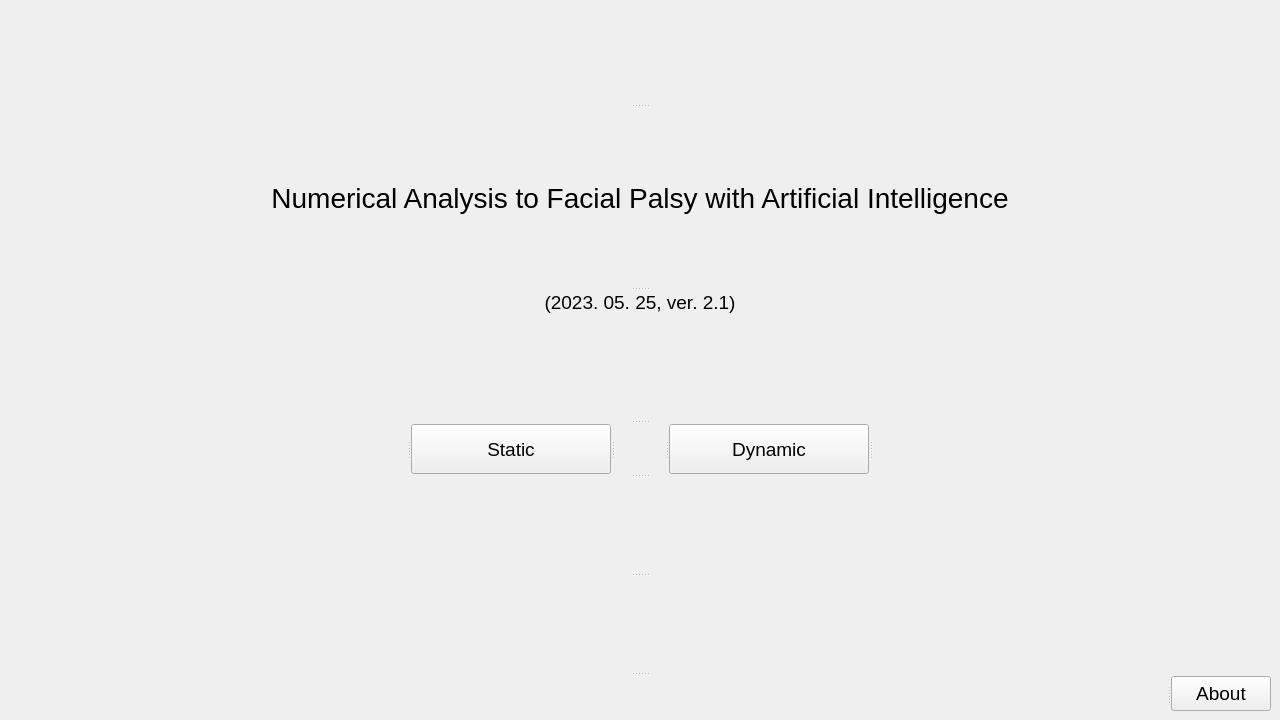
<?xml version="1.0" encoding="UTF-8"?>
<ui version="4.0">
 <class>MainWindow</class>
 <widget class="QMainWindow" name="MainWindow">
  <property name="geometry">
   <rect>
    <x>0</x>
    <y>0</y>
    <width>1280</width>
    <height>720</height>
   </rect>
  </property>
  <property name="windowTitle">
   <string>NAFPAI ver 2.1</string>
  </property>
  <property name="styleSheet">
   <string notr="true"/>
  </property>
  <widget class="QWidget" name="centralwidget">
   <layout class="QGridLayout" name="gridLayout">
    <item row="0" column="0">
     <widget class="QSplitter" name="splitter_2">
      <property name="orientation">
       <enum>Qt::Vertical</enum>
      </property>
      <widget class="QLabel" name="label_5">
       <property name="font">
        <font>
         <family>Arial</family>
         <pointsize>11</pointsize>
         <weight>50</weight>
         <bold>false</bold>
        </font>
       </property>
       <property name="focusPolicy">
        <enum>Qt::NoFocus</enum>
       </property>
       <property name="text">
        <string/>
       </property>
       <property name="alignment">
        <set>Qt::AlignCenter</set>
       </property>
      </widget>
      <widget class="QLabel" name="label">
       <property name="font">
        <font>
         <family>Arial</family>
         <pointsize>21</pointsize>
         <weight>50</weight>
         <bold>false</bold>
        </font>
       </property>
       <property name="text">
        <string>Numerical Analysis to Facial Palsy with Artificial Intelligence</string>
       </property>
       <property name="alignment">
        <set>Qt::AlignCenter</set>
       </property>
      </widget>
      <widget class="QLabel" name="label_2">
       <property name="font">
        <font>
         <family>Arial</family>
         <pointsize>14</pointsize>
         <weight>50</weight>
         <bold>false</bold>
        </font>
       </property>
       <property name="focusPolicy">
        <enum>Qt::NoFocus</enum>
       </property>
       <property name="text">
        <string>(2023. 05. 25, ver. 2.1)</string>
       </property>
       <property name="alignment">
        <set>Qt::AlignHCenter|Qt::AlignTop</set>
       </property>
      </widget>
      <widget class="QSplitter" name="splitter">
       <property name="maximumSize">
        <size>
         <width>16777215</width>
         <height>50</height>
        </size>
       </property>
       <property name="orientation">
        <enum>Qt::Horizontal</enum>
       </property>
       <widget class="QLabel" name="label_6">
        <property name="maximumSize">
         <size>
          <width>16777215</width>
          <height>16777215</height>
         </size>
        </property>
        <property name="text">
         <string/>
        </property>
       </widget>
       <widget class="QPushButton" name="static_btn">
        <property name="minimumSize">
         <size>
          <width>200</width>
          <height>50</height>
         </size>
        </property>
        <property name="maximumSize">
         <size>
          <width>200</width>
          <height>50</height>
         </size>
        </property>
        <property name="font">
         <font>
          <family>Arial</family>
          <pointsize>14</pointsize>
         </font>
        </property>
        <property name="contextMenuPolicy">
         <enum>Qt::DefaultContextMenu</enum>
        </property>
        <property name="styleSheet">
         <string notr="true"/>
        </property>
        <property name="text">
         <string>Static</string>
        </property>
       </widget>
       <widget class="QLabel" name="label_3">
        <property name="maximumSize">
         <size>
          <width>50</width>
          <height>16777215</height>
         </size>
        </property>
        <property name="text">
         <string/>
        </property>
       </widget>
       <widget class="QPushButton" name="dynamic_btn">
        <property name="minimumSize">
         <size>
          <width>200</width>
          <height>50</height>
         </size>
        </property>
        <property name="maximumSize">
         <size>
          <width>200</width>
          <height>50</height>
         </size>
        </property>
        <property name="font">
         <font>
          <family>Arial</family>
          <pointsize>14</pointsize>
         </font>
        </property>
        <property name="styleSheet">
         <string notr="true"/>
        </property>
        <property name="text">
         <string>Dynamic</string>
        </property>
       </widget>
       <widget class="QLabel" name="label_7">
        <property name="maximumSize">
         <size>
          <width>16777215</width>
          <height>16777215</height>
         </size>
        </property>
        <property name="text">
         <string/>
        </property>
       </widget>
      </widget>
      <widget class="QLabel" name="label_8">
       <property name="font">
        <font>
         <family>Arial</family>
         <pointsize>11</pointsize>
         <weight>50</weight>
         <bold>false</bold>
        </font>
       </property>
       <property name="focusPolicy">
        <enum>Qt::NoFocus</enum>
       </property>
       <property name="text">
        <string/>
       </property>
       <property name="alignment">
        <set>Qt::AlignCenter</set>
       </property>
      </widget>
      <widget class="QLabel" name="label_4">
       <property name="font">
        <font>
         <family>Arial</family>
         <pointsize>11</pointsize>
         <weight>50</weight>
         <bold>false</bold>
        </font>
       </property>
       <property name="focusPolicy">
        <enum>Qt::NoFocus</enum>
       </property>
       <property name="text">
        <string/>
       </property>
       <property name="alignment">
        <set>Qt::AlignCenter</set>
       </property>
      </widget>
      <widget class="QSplitter" name="splitter_3">
       <property name="orientation">
        <enum>Qt::Horizontal</enum>
       </property>
       <widget class="QLabel" name="label_9">
        <property name="font">
         <font>
          <family>Arial</family>
          <pointsize>11</pointsize>
          <weight>50</weight>
          <bold>false</bold>
         </font>
        </property>
        <property name="focusPolicy">
         <enum>Qt::NoFocus</enum>
        </property>
        <property name="text">
         <string/>
        </property>
        <property name="alignment">
         <set>Qt::AlignCenter</set>
        </property>
       </widget>
       <widget class="QPushButton" name="about_btn">
        <property name="minimumSize">
         <size>
          <width>100</width>
          <height>0</height>
         </size>
        </property>
        <property name="maximumSize">
         <size>
          <width>100</width>
          <height>35</height>
         </size>
        </property>
        <property name="font">
         <font>
          <family>Arial</family>
          <pointsize>14</pointsize>
         </font>
        </property>
        <property name="contextMenuPolicy">
         <enum>Qt::DefaultContextMenu</enum>
        </property>
        <property name="styleSheet">
         <string notr="true"/>
        </property>
        <property name="text">
         <string>About</string>
        </property>
       </widget>
      </widget>
     </widget>
    </item>
   </layout>
  </widget>
 </widget>
 <resources/>
 <connections/>
</ui>
